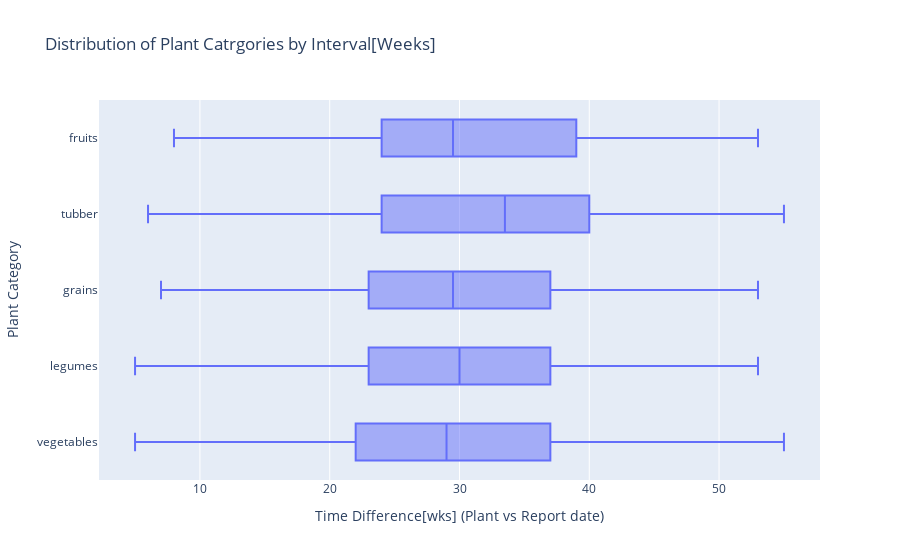

The cell this chart's notebook holds for it:
### Code cell
fig = px.box(df, "weeks_diff", "category", title="Distribution of Plant Catrgories by Interval[Weeks]")
fig.update_layout(xaxis_title="Time Difference[wks] (Plant vs Report date)", yaxis_title="Plant Category")
fig.show()

### Figure 1 — Plotly figure (JSON) as saved in the notebook; plotly's stock layout.template omitted (floating-point values rounded to 4 significant figures; data arrays with more than 128 entries replaced by an {"elided": "..."} marker saying what was removed)
{"data": [{"alignmentgroup": "True", "hovertemplate": "weeks_diff=%{x}<br>category=%{y}<extra></extra>", "legendgroup": "", "marker": {"color": "#636efa"}, "name": "", "notched": false, "offsetgroup": "", "orientation": "h", "showlegend": false, "type": "box", "x": {"elided": "1934 float values"}, "x0": " ", "xaxis": "x", "y": {"elided": "1934 str values"}, "y0": " ", "yaxis": "y"}], "layout": {"boxmode": "group", "legend": {"tracegroupgap": 0}, "title": {"text": "Distribution of Plant Catrgories by Interval[Weeks]"}, "xaxis": {"anchor": "y", "domain": [0, 1], "title": {"text": "Time Difference[wks] (Plant vs Report date)"}}, "yaxis": {"anchor": "x", "domain": [0, 1], "title": {"text": "Plant Category"}}}}
